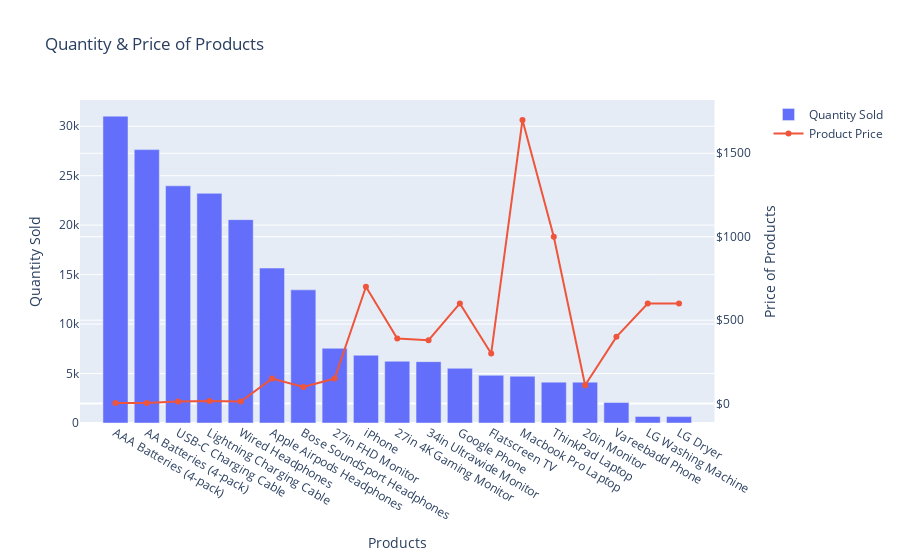

Write notebook code for a chart like this one.
### Code cell
fig = make_subplots(specs=[[{"secondary_y": True}]])

fig.add_trace(go.Bar(x=Products['Product'], y=Products['Quantity Ordered'],name="Quantity Sold"),
    secondary_y=False,
)

fig.add_trace(
    go.Scatter(x=Products['Product'], y=Products['Price Each'], name="Product Price"),
    secondary_y=True,
)

fig.update_xaxes(title_text="Products")

fig.update_yaxes(title_text="Quantity Sold", secondary_y=False)
fig.update_yaxes(title_text="Price of Products", tickformat='$', secondary_y=True, )

fig.update_layout(title='Quantity & Price of Products')

fig.update_layout(xaxis=dict(
        tickmode='linear'))

fig.show()

### Figure 1 — Plotly figure (JSON) as saved in the notebook; plotly's stock layout.template omitted (floating-point values rounded to 4 significant figures)
{"data": [{"name": "Quantity Sold", "type": "bar", "x": ["AAA Batteries (4-pack)", "AA Batteries (4-pack)", "USB-C Charging Cable", "Lightning Charging Cable", "Wired Headphones", "Apple Airpods Headphones", "Bose SoundSport Headphones", "27in FHD Monitor", "iPhone", "27in 4K Gaming Monitor", "34in Ultrawide Monitor", "Google Phone", "Flatscreen TV", "Macbook Pro Laptop", "ThinkPad Laptop", "20in Monitor", "Vareebadd Phone", "LG Washing Machine", "LG Dryer"], "xaxis": "x", "y": [31017, 27635, 23975, 23217, 20557, 15661, 13457, 7550, 6849, 6244, 6199, 5532, 4819, 4728, 4130, 4129, 2068, 666, 646], "yaxis": "y"}, {"name": "Product Price", "type": "scatter", "x": ["AAA Batteries (4-pack)", "AA Batteries (4-pack)", "USB-C Charging Cable", "Lightning Charging Cable", "Wired Headphones", "Apple Airpods Headphones", "Bose SoundSport Headphones", "27in FHD Monitor", "iPhone", "27in 4K Gaming Monitor", "34in Ultrawide Monitor", "Google Phone", "Flatscreen TV", "Macbook Pro Laptop", "ThinkPad Laptop", "20in Monitor", "Vareebadd Phone", "LG Washing Machine", "LG Dryer"], "xaxis": "x", "y": [2.99, 3.84, 11.95, 14.95, 11.99, 150, 99.99, 150.0, 700, 390.0, 380.0, 600, 300, 1700, 1000.0, 110.0, 400, 600, 600], "yaxis": "y2"}], "layout": {"autosize": true, "title": {"text": "Quantity & Price of Products"}, "xaxis": {"anchor": "y", "autorange": true, "domain": [0, 0.94], "range": [-1.099, 19.1], "tickmode": "linear", "title": {"text": "Products"}, "type": "category"}, "yaxis": {"anchor": "x", "autorange": true, "domain": [0, 1], "range": [0, 32650.0], "title": {"text": "Quantity Sold"}, "type": "linear"}, "yaxis2": {"anchor": "x", "autorange": true, "overlaying": "y", "range": [-130.8, 1834.0], "side": "right", "tickformat": "$", "title": {"text": "Price of Products"}, "type": "linear"}}}
